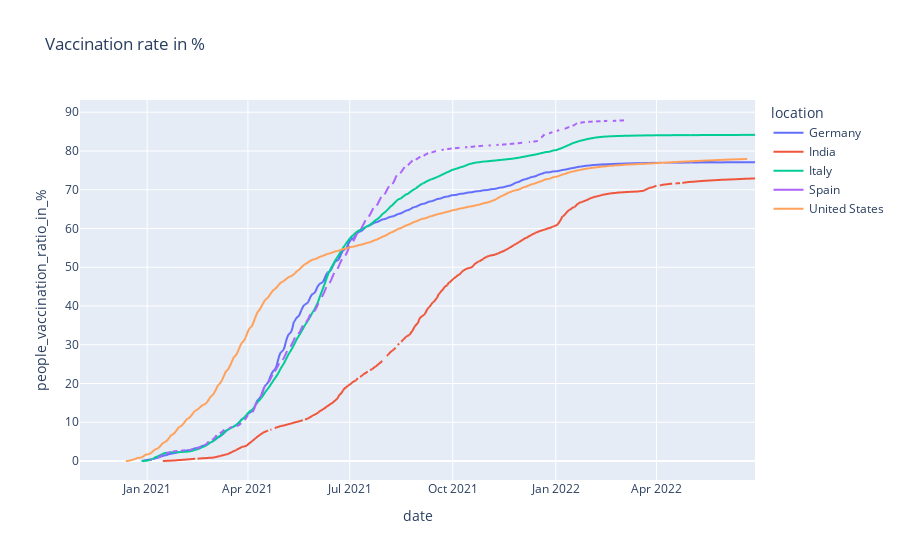

The cell this chart's notebook holds for it:
### Markdown cell above
###  Figure 2 The vaccination rate (percentage of the population) over time in percentage

### Code cell
fig = px.line(df_plot1, x="date", y='people_vaccination_ratio_in_%', color ='location', title='Vaccination rate in %')
fig.show()

### Figure 1 — Plotly figure (JSON) as saved in the notebook; plotly's stock layout.template omitted (floating-point values rounded to 4 significant figures; data arrays with more than 128 entries replaced by an {"elided": "..."} marker saying what was removed)
{"data": [{"hovertemplate": "location=Germany<br>date=%{x}<br>people_vaccination_ratio_in_%=%{y}<extra></extra>", "legendgroup": "Germany", "line": {"color": "#636efa", "dash": "solid"}, "marker": {"symbol": "circle"}, "mode": "lines", "name": "Germany", "showlegend": true, "type": "scattergl", "x": {"elided": "604 str values"}, "xaxis": "x", "y": {"elided": "604 float values"}, "yaxis": "y"}, {"hovertemplate": "location=India<br>date=%{x}<br>people_vaccination_ratio_in_%=%{y}<extra></extra>", "legendgroup": "India", "line": {"color": "#EF553B", "dash": "solid"}, "marker": {"symbol": "circle"}, "mode": "lines", "name": "India", "showlegend": true, "type": "scattergl", "x": {"elided": "604 str values"}, "xaxis": "x", "y": {"elided": "604 float values"}, "yaxis": "y"}, {"hovertemplate": "location=Italy<br>date=%{x}<br>people_vaccination_ratio_in_%=%{y}<extra></extra>", "legendgroup": "Italy", "line": {"color": "#00cc96", "dash": "solid"}, "marker": {"symbol": "circle"}, "mode": "lines", "name": "Italy", "showlegend": true, "type": "scattergl", "x": {"elided": "604 str values"}, "xaxis": "x", "y": {"elided": "604 float values"}, "yaxis": "y"}, {"hovertemplate": "location=Spain<br>date=%{x}<br>people_vaccination_ratio_in_%=%{y}<extra></extra>", "legendgroup": "Spain", "line": {"color": "#ab63fa", "dash": "solid"}, "marker": {"symbol": "circle"}, "mode": "lines", "name": "Spain", "showlegend": true, "type": "scattergl", "x": {"elided": "604 str values"}, "xaxis": "x", "y": {"elided": "604 float values"}, "yaxis": "y"}, {"hovertemplate": "location=United States<br>date=%{x}<br>people_vaccination_ratio_in_%=%{y}<extra></extra>", "legendgroup": "United States", "line": {"color": "#FFA15A", "dash": "solid"}, "marker": {"symbol": "circle"}, "mode": "lines", "name": "United States", "showlegend": true, "type": "scattergl", "x": {"elided": "604 str values"}, "xaxis": "x", "y": {"elided": "604 float values"}, "yaxis": "y"}], "layout": {"legend": {"title": {"text": "location"}, "tracegroupgap": 0}, "title": {"text": "Vaccination rate in %"}, "xaxis": {"anchor": "y", "domain": [0, 1], "title": {"text": "date"}}, "yaxis": {"anchor": "x", "domain": [0, 1], "title": {"text": "people_vaccination_ratio_in_%"}}}}
